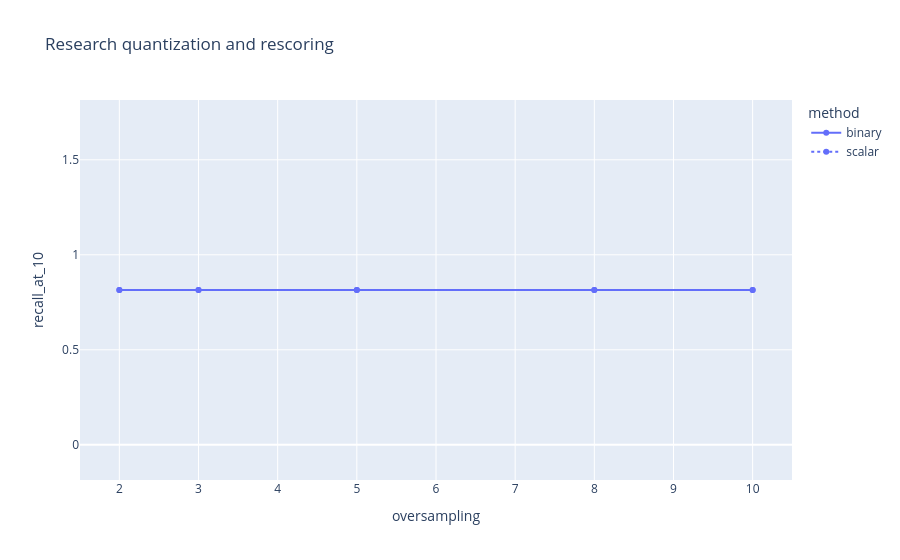

The notebook cell this image was saved under:
### Markdown cell above
Quantization accuracy is recovered by retrieving an enlarged candidate pool from the compressed representation and then rescoring those candidates with the original float32 vectors.

The course oversampling factors `2x`, `3x`, `5x`, `8x`, and `10x` are evaluated for both scalar and binary quantization. This makes the latency-quality trade-off explicit instead of choosing an oversampling factor in advance.

### Code cell
rescoring_df = optimization_benchmark_df[optimization_benchmark_df["rescore"]].copy()
remember_result("quantization_summary", optimization_benchmark_df)
display(rank_configurations(optimization_benchmark_df))
px.line(
    rescoring_df.sort_values(["method", "oversampling"]),
    x="oversampling",
    y="recall_at_10",
    line_dash="method",
    markers=True,
    hover_data=["mrr", "p50_ms", "p95_ms", "speedup"],
    title="Research quantization and rescoring",
).show()
display(
    optimization_runs_df.groupby(["setting", "repeat"])["latency_ms"]
    .quantile(0.95)
    .rename("p95_ms")
    .reset_index()
)

### Figure 1 — Plotly figure (JSON) as saved in the notebook; plotly's stock layout.template omitted (floating-point values rounded to 4 significant figures)
{"data": [{"customdata": [[0.6001, 1.441, 1.86, 1.076], [0.5992, 1.45, 2.144, 0.9337], [0.5991, 1.492, 2.128, 0.9407], [0.5991, 1.563, 2.271, 0.8816], [0.5991, 1.617, 2.328, 0.86]], "hovertemplate": "method=binary<br>oversampling=%{x}<br>recall_at_10=%{y}<br>mrr=%{customdata[0]}<br>p50_ms=%{customdata[1]}<br>p95_ms=%{customdata[2]}<br>speedup=%{customdata[3]}<extra></extra>", "legendgroup": "binary", "line": {"color": "#636efa", "dash": "solid"}, "marker": {"symbol": "circle"}, "mode": "lines+markers", "name": "binary", "orientation": "v", "showlegend": true, "type": "scatter", "x": [2.0, 3.0, 5.0, 8.0, 10.0], "xaxis": "x", "y": [0.8148, 0.8148, 0.8148, 0.8148, 0.8148], "yaxis": "y"}, {"customdata": [[0.5991, 1.458, 1.915, 1.045], [0.5991, 1.471, 1.965, 1.019], [0.5991, 1.522, 1.989, 1.006], [0.5991, 1.599, 2.196, 0.9118], [0.5991, 1.641, 2.382, 0.8405]], "hovertemplate": "method=scalar<br>oversampling=%{x}<br>recall_at_10=%{y}<br>mrr=%{customdata[0]}<br>p50_ms=%{customdata[1]}<br>p95_ms=%{customdata[2]}<br>speedup=%{customdata[3]}<extra></extra>", "legendgroup": "scalar", "line": {"color": "#636efa", "dash": "dot"}, "marker": {"symbol": "circle"}, "mode": "lines+markers", "name": "scalar", "orientation": "v", "showlegend": true, "type": "scatter", "x": [2.0, 3.0, 5.0, 8.0, 10.0], "xaxis": "x", "y": [0.8148, 0.8148, 0.8148, 0.8148, 0.8148], "yaxis": "y"}], "layout": {"legend": {"title": {"text": "method"}, "tracegroupgap": 0}, "title": {"text": "Research quantization and rescoring"}, "xaxis": {"anchor": "y", "domain": [0, 1], "title": {"text": "oversampling"}}, "yaxis": {"anchor": "x", "domain": [0, 1], "title": {"text": "recall_at_10"}}}}
